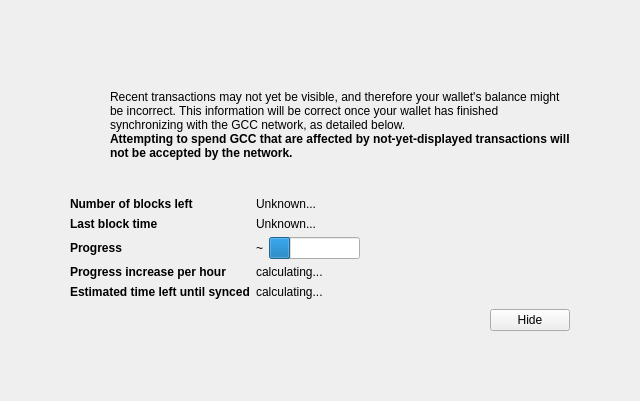
<?xml version="1.0" encoding="UTF-8"?>
<ui version="4.0">
 <class>ModalOverlay</class>
 <widget class="ModalOverlay" name="ModalOverlay">
  <property name="geometry">
   <rect>
    <x>0</x>
    <y>0</y>
    <width>640</width>
    <height>401</height>
   </rect>
  </property>
  <property name="windowTitle">
   <string>Form</string>
  </property>
  <layout class="QVBoxLayout" name="verticalLayout" stretch="0">
   <property name="sizeConstraint">
    <enum>QLayout::SetDefaultConstraint</enum>
   </property>
   <property name="leftMargin">
    <number>0</number>
   </property>
   <property name="topMargin">
    <number>0</number>
   </property>
   <property name="rightMargin">
    <number>0</number>
   </property>
   <property name="bottomMargin">
    <number>0</number>
   </property>
   <item>
    <widget class="QWidget" name="bgWidget" native="true">
     <property name="styleSheet">
      <string notr="true"/>
     </property>
     <layout class="QVBoxLayout" name="verticalLayoutMain" stretch="0">
      <property name="leftMargin">
       <number>60</number>
      </property>
      <property name="topMargin">
       <number>60</number>
      </property>
      <property name="rightMargin">
       <number>60</number>
      </property>
      <property name="bottomMargin">
       <number>60</number>
      </property>
      <item>
       <widget class="QWidget" name="contentWidget" native="true">
        <property name="styleSheet">
         <string notr="true"/>
        </property>
        <layout class="QVBoxLayout" name="verticalLayoutSub" stretch="1,0,0,0,0">
         <property name="spacing">
          <number>0</number>
         </property>
         <property name="leftMargin">
          <number>10</number>
         </property>
         <property name="topMargin">
          <number>10</number>
         </property>
         <property name="rightMargin">
          <number>10</number>
         </property>
         <property name="bottomMargin">
          <number>10</number>
         </property>
         <item>
          <layout class="QHBoxLayout" name="horizontalLayoutIconText" stretch="0,1">
           <property name="topMargin">
            <number>20</number>
           </property>
           <item>
            <layout class="QVBoxLayout" name="verticalLayoutIcon">
             <property name="leftMargin">
              <number>0</number>
             </property>
             <item>
              <widget class="QPushButton" name="warningIcon">
               <property name="enabled">
                <bool>false</bool>
               </property>
               <property name="text">
                <string/>
               </property>
               <property name="icon">
                <iconset>
                 <normaloff>:/icons/warning</normaloff>
                 <disabledoff>:/icons/warning</disabledoff>:/icons/warning</iconset>
               </property>
               <property name="iconSize">
                <size>
                 <width>48</width>
                 <height>48</height>
                </size>
               </property>
               <property name="flat">
                <bool>true</bool>
               </property>
              </widget>
             </item>
             <item>
              <spacer name="verticalSpacerWarningIcon">
               <property name="orientation">
                <enum>Qt::Vertical</enum>
               </property>
               <property name="sizeHint" stdset="0">
                <size>
                 <width>20</width>
                 <height>40</height>
                </size>
               </property>
              </spacer>
             </item>
            </layout>
           </item>
           <item>
            <layout class="QVBoxLayout" name="verticalLayoutInfoText">
             <property name="leftMargin">
              <number>0</number>
             </property>
             <property name="topMargin">
              <number>0</number>
             </property>
             <item>
              <widget class="QLabel" name="infoText">
               <property name="text">
                <string>Recent transactions may not yet be visible, and therefore your wallet's balance might be incorrect. This information will be correct once your wallet has finished synchronizing with the GCC network, as detailed below.</string>
               </property>
               <property name="textFormat">
                <enum>Qt::RichText</enum>
               </property>
               <property name="wordWrap">
                <bool>true</bool>
               </property>
              </widget>
             </item>
             <item>
              <widget class="QLabel" name="infoTextStrong">
               <property name="font">
                <font>
                 <weight>75</weight>
                 <bold>true</bold>
                </font>
               </property>
               <property name="text">
                <string>Attempting to spend GCC that are affected by not-yet-displayed transactions will not be accepted by the network.</string>
               </property>
               <property name="textFormat">
                <enum>Qt::RichText</enum>
               </property>
               <property name="wordWrap">
                <bool>true</bool>
               </property>
              </widget>
             </item>
             <item>
              <spacer name="verticalSpacerInTextSpace">
               <property name="orientation">
                <enum>Qt::Vertical</enum>
               </property>
               <property name="sizeHint" stdset="0">
                <size>
                 <width>20</width>
                 <height>40</height>
                </size>
               </property>
              </spacer>
             </item>
            </layout>
           </item>
          </layout>
         </item>
         <item>
          <spacer name="verticalSpacerAfterText">
           <property name="orientation">
            <enum>Qt::Vertical</enum>
           </property>
           <property name="sizeHint" stdset="0">
            <size>
             <width>20</width>
             <height>40</height>
            </size>
           </property>
          </spacer>
         </item>
         <item>
          <layout class="QFormLayout" name="formLayout">
           <property name="fieldGrowthPolicy">
            <enum>QFormLayout::FieldsStayAtSizeHint</enum>
           </property>
           <property name="horizontalSpacing">
            <number>6</number>
           </property>
           <property name="verticalSpacing">
            <number>6</number>
           </property>
           <property name="topMargin">
            <number>10</number>
           </property>
           <item row="0" column="0">
            <widget class="QLabel" name="labelNumberOfBlocksLeft">
             <property name="font">
              <font>
               <weight>75</weight>
               <bold>true</bold>
              </font>
             </property>
             <property name="text">
              <string>Number of blocks left</string>
             </property>
            </widget>
           </item>
           <item row="0" column="1">
            <widget class="QLabel" name="numberOfBlocksLeft">
             <property name="text">
              <string>Unknown...</string>
             </property>
            </widget>
           </item>
           <item row="1" column="0">
            <widget class="QLabel" name="labelLastBlockTime">
             <property name="font">
              <font>
               <weight>75</weight>
               <bold>true</bold>
              </font>
             </property>
             <property name="text">
              <string>Last block time</string>
             </property>
            </widget>
           </item>
           <item row="1" column="1">
            <widget class="QLabel" name="newestBlockDate">
             <property name="sizePolicy">
              <sizepolicy hsizetype="Maximum" vsizetype="Preferred">
               <horstretch>0</horstretch>
               <verstretch>0</verstretch>
              </sizepolicy>
             </property>
             <property name="text">
              <string>Unknown...</string>
             </property>
            </widget>
           </item>
           <item row="2" column="0">
            <widget class="QLabel" name="labelSyncDone">
             <property name="font">
              <font>
               <weight>75</weight>
               <bold>true</bold>
              </font>
             </property>
             <property name="text">
              <string>Progress</string>
             </property>
            </widget>
           </item>
           <item row="2" column="1">
            <layout class="QHBoxLayout" name="horizontalLayoutSync" stretch="0,1">
             <item>
              <widget class="QLabel" name="percentageProgress">
               <property name="text">
                <string notr="true">~</string>
               </property>
              </widget>
             </item>
             <item>
              <widget class="QProgressBar" name="progressBar">
               <property name="value">
                <number>24</number>
               </property>
               <property name="format">
                <string/>
               </property>
              </widget>
             </item>
            </layout>
           </item>
           <item row="4" column="0">
            <widget class="QLabel" name="labelProgressIncrease">
             <property name="font">
              <font>
               <weight>75</weight>
               <bold>true</bold>
              </font>
             </property>
             <property name="text">
              <string>Progress increase per hour</string>
             </property>
            </widget>
           </item>
           <item row="4" column="1">
            <widget class="QLabel" name="progressIncreasePerH">
             <property name="text">
              <string>calculating...</string>
             </property>
            </widget>
           </item>
           <item row="5" column="0">
            <widget class="QLabel" name="labelEstimatedTimeLeft">
             <property name="font">
              <font>
               <weight>75</weight>
               <bold>true</bold>
              </font>
             </property>
             <property name="text">
              <string>Estimated time left until synced</string>
             </property>
            </widget>
           </item>
           <item row="5" column="1">
            <widget class="QLabel" name="expectedTimeLeft">
             <property name="text">
              <string>calculating...</string>
             </property>
            </widget>
           </item>
          </layout>
         </item>
         <item>
          <layout class="QHBoxLayout" name="horizontalLayoutButtons">
           <property name="leftMargin">
            <number>10</number>
           </property>
           <property name="topMargin">
            <number>10</number>
           </property>
           <item>
            <spacer name="horizontalSpacer">
             <property name="orientation">
              <enum>Qt::Horizontal</enum>
             </property>
             <property name="sizeHint" stdset="0">
              <size>
               <width>40</width>
               <height>20</height>
              </size>
             </property>
            </spacer>
           </item>
           <item>
            <widget class="QPushButton" name="closeButton">
             <property name="text">
              <string>Hide</string>
             </property>
            </widget>
           </item>
          </layout>
         </item>
         <item>
          <layout class="QVBoxLayout" name="verticalLayout_2">
           <item>
            <spacer name="verticalSpacer">
             <property name="orientation">
              <enum>Qt::Vertical</enum>
             </property>
             <property name="sizeHint" stdset="0">
              <size>
               <width>20</width>
               <height>40</height>
              </size>
             </property>
            </spacer>
           </item>
          </layout>
         </item>
        </layout>
       </widget>
      </item>
     </layout>
    </widget>
   </item>
  </layout>
 </widget>
 <customwidgets>
  <customwidget>
   <class>ModalOverlay</class>
   <extends>QWidget</extends>
   <header>modaloverlay.h</header>
   <container>1</container>
  </customwidget>
 </customwidgets>
 <resources/>
 <connections/>
</ui>
